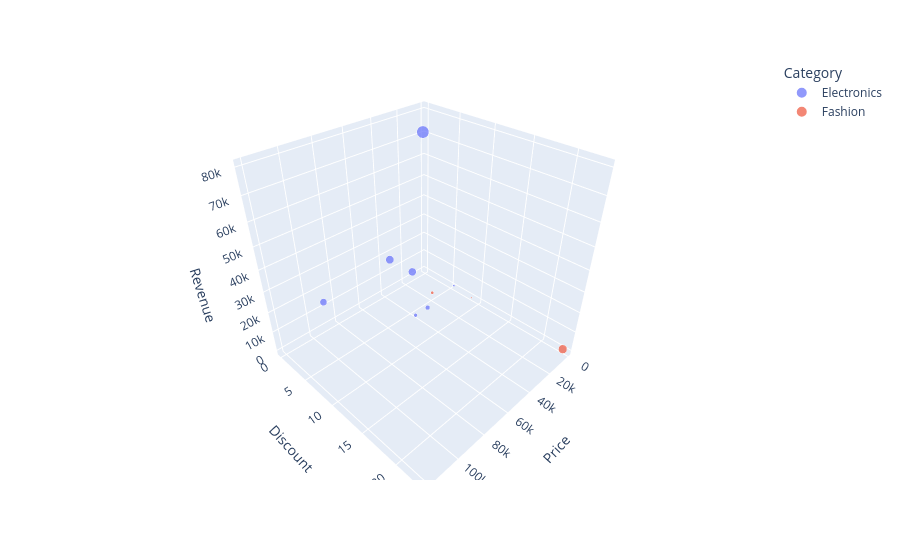

Notebook source saved alongside this figure:
### Code cell
# CHART 11 — 3D Scatter Plot

fig = px.scatter_3d(
    df,
    x='Price',
    y='Discount',
    z='Revenue',
    color='Category',
    size='Quantity',
    hover_name='Product'
)
fig.show()

### Figure 1 — Plotly figure (JSON) as saved in the notebook; plotly's stock layout.template omitted (floating-point values rounded to 4 significant figures)
{"data": [{"hovertemplate": "<b>%{hovertext}</b><br><br>Category=Electronics<br>Price=%{x}<br>Discount=%{y}<br>Revenue=%{z}<br>Quantity=%{marker.size}<extra></extra>", "hovertext": ["Laptop", "Phone", "Computer", "T.V.", "Lamp", "Game", "Keyboard"], "legendgroup": "Electronics", "marker": {"color": "#636efa", "size": [23, 6, 10, 28, 2, 67, 30], "sizemode": "area", "sizeref": 0.1675, "symbol": "circle"}, "mode": "markers", "name": "Electronics", "scene": "scene", "showlegend": true, "type": "scatter3d", "x": [120000, 50000, 34000, 23000, 2500, 28000, 34000], "y": [10, 8, 7, 2, 6, 5, 0], "z": [45000, 7125, 3000, 10000, 2000, 80000, 17000]}, {"hovertemplate": "<b>%{hovertext}</b><br><br>Category=Fashion<br>Price=%{x}<br>Discount=%{y}<br>Revenue=%{z}<br>Quantity=%{marker.size}<extra></extra>", "hovertext": ["Shoes", "Jeans", "Specs"], "legendgroup": "Fashion", "marker": {"color": "#EF553B", "size": [4, 34, 1], "sizemode": "area", "sizeref": 0.1675, "symbol": "circle"}, "mode": "markers", "name": "Fashion", "scene": "scene", "showlegend": true, "type": "scatter3d", "x": [19000, 1200, 1500], "y": [5, 23, 9], "z": [2000, 700, 200]}], "layout": {"legend": {"itemsizing": "constant", "title": {"text": "Category"}, "tracegroupgap": 0}, "margin": {"t": 60}, "scene": {"domain": {"x": [0, 1], "y": [0, 1]}, "xaxis": {"title": {"text": "Price"}}, "yaxis": {"title": {"text": "Discount"}}, "zaxis": {"title": {"text": "Revenue"}}}}}
